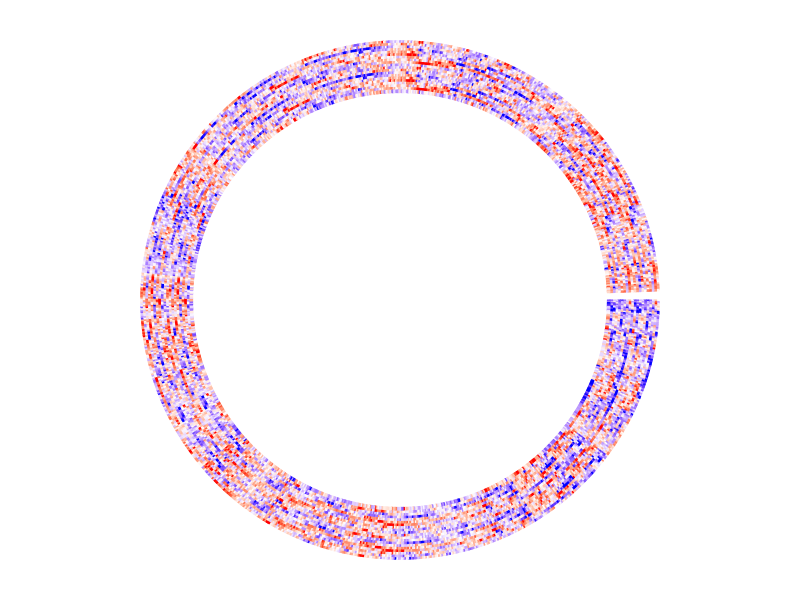

Reproduce this figure in R.
library(circlize)

m <- read.csv("random_data.csv")

circos.heatmap(m, col = colorRamp2(c(-2, 0, 2), c("blue", "white", "red")))
